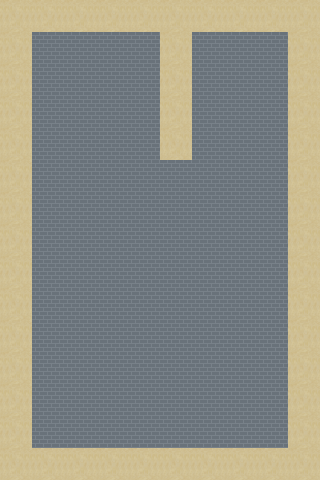

A level layout from a 2D game, rendered from its tile map. Below: a short description, then the map file with tile-grid data replaced by summaries:
An orthogonal 10x15 tile map with 32x32 px tiles, 2 tile layers (Tile Layer 1, Tile Layer 2) and 10 objects (5x wall, 2x player, 2x hole, obstacle).

<map version="1.0" orientation="orthogonal" width="10" height="15" tilewidth="32" tileheight="32">
 <tileset firstgid="1" name="Afrika" tilewidth="32" tileheight="32">
  <image source="Afrika.png" width="576" height="576" />
 </tileset>
 <layer name="Tile Layer 1" width="10" height="15">
  <data>[150 cells, 150 non-empty, 1 distinct tile ids]</data>
 </layer>
 <layer name="Tile Layer 2" width="10" height="15">
  <data>[150 cells, 50 non-empty, 1 distinct tile ids]</data>
 </layer>
 <objectgroup name="Walls" width="10" height="15">
  <object type="wall" x="15" y="17" width="4" height="452" />
  <object type="wall" x="50" y="15" width="229" height="5" />
  <object type="wall" x="300" y="19" width="11" height="454" />
  <object type="wall" x="47" y="464" width="236" height="6" />
  <object name="movingWall" type="obstacle" x="137" y="232" width="46" height="15">
   <properties>
    <property name="maxX" value="4" />
    <property name="minX" value="-3" />
    <property name="speed" value="250" />
   </properties>
  </object>
 </objectgroup>
 <objectgroup name="Objects" width="10" height="15">
  <object name="char3" type="player" x="235" y="75" width="19" height="19">
   <ellipse />
  </object>
  <object name="hole" type="hole" x="54" y="75">
   <polygon points="0,0 -11,13 8,13" />
  </object>
  <object name="hole" type="hole" x="145" y="263">
   <polygon points="0,0 -11,13 8,13" />
  </object>
  <object name="char3" type="player" x="138" y="421" width="19" height="19">
   <ellipse />
  </object>
  <object type="wall" x="172" y="50" width="9" height="103" />
 </objectgroup>
</map>